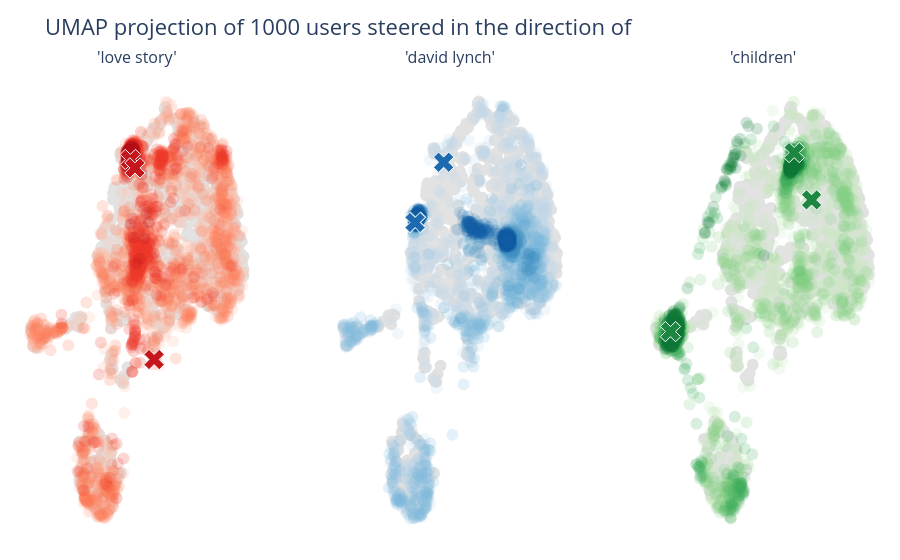

Source (notebook cell):
### Code cell
plot_umap_steering(
    user_embeddings=elsa_embeddings,
    item_embeddings=elsa.encoder.detach().cpu().numpy(),
    concepts=["love story", "david lynch", "children"],
    # concepts=tag_df.sample(3)["tag"].to_numpy(),
    sample_size=1000,
    intermediate_dim=32,
    n_neighbors=7,
    min_dist=0.1,
    metric="cosine",
    random_state=44,
)

### Figure 1 — Plotly figure (JSON) as saved in the notebook; plotly's stock layout.template omitted (floating-point values rounded to 4 significant figures; data arrays with more than 128 entries replaced by an {"elided": "..."} marker saying what was removed)
{"data": [{"marker": {"color": "#e2e2e2", "opacity": 1, "size": 12}, "mode": "markers", "type": "scatter", "x": {"elided": "1000 float values"}, "xaxis": "x", "y": {"elided": "1000 float values"}, "yaxis": "y"}, {"marker": {"color": "#e2e2e2", "opacity": 1, "size": 12}, "mode": "markers", "type": "scatter", "x": {"elided": "1000 float values"}, "xaxis": "x2", "y": {"elided": "1000 float values"}, "yaxis": "y2"}, {"marker": {"color": "#e2e2e2", "opacity": 1, "size": 12}, "mode": "markers", "type": "scatter", "x": {"elided": "1000 float values"}, "xaxis": "x3", "y": {"elided": "1000 float values"}, "yaxis": "y3"}, {"marker": {"color": "#fcb499", "opacity": 0.2, "size": 12}, "mode": "markers", "type": "scatter", "x": {"elided": "1000 float values"}, "xaxis": "x", "y": {"elided": "1000 float values"}, "yaxis": "y"}, {"marker": {"color": "#fb7858", "opacity": 0.2, "size": 12}, "mode": "markers", "type": "scatter", "x": {"elided": "1000 float values"}, "xaxis": "x", "y": {"elided": "1000 float values"}, "yaxis": "y"}, {"marker": {"color": "#ec382b", "opacity": 0.2, "size": 12}, "mode": "markers", "type": "scatter", "x": {"elided": "1000 float values"}, "xaxis": "x", "y": {"elided": "1000 float values"}, "yaxis": "y"}, {"marker": {"color": "#b61319", "opacity": 0.2, "size": 12}, "mode": "markers", "type": "scatter", "x": {"elided": "1000 float values"}, "xaxis": "x", "y": {"elided": "1000 float values"}, "yaxis": "y"}, {"marker": {"color": "#bfd8ed", "opacity": 0.2, "size": 12}, "mode": "markers", "type": "scatter", "x": {"elided": "1000 float values"}, "xaxis": "x2", "y": {"elided": "1000 float values"}, "yaxis": "y2"}, {"marker": {"color": "#7db8da", "opacity": 0.2, "size": 12}, "mode": "markers", "type": "scatter", "x": {"elided": "1000 float values"}, "xaxis": "x2", "y": {"elided": "1000 float values"}, "yaxis": "y2"}, {"marker": {"color": "#3f8fc5", "opacity": 0.2, "size": 12}, "mode": "markers", "type": "scatter", "x": {"elided": "1000 float values"}, "xaxis": "x2", "y": {"elided": "1000 float values"}, "yaxis": "y2"}, {"marker": {"color": "#135fa7", "opacity": 0.2, "size": 12}, "mode": "markers", "type": "scatter", "x": {"elided": "1000 float values"}, "xaxis": "x2", "y": {"elided": "1000 float values"}, "yaxis": "y2"}, {"marker": {"color": "#c1e6ba", "opacity": 0.2, "size": 12}, "mode": "markers", "type": "scatter", "x": {"elided": "1000 float values"}, "xaxis": "x3", "y": {"elided": "1000 float values"}, "yaxis": "y3"}, {"marker": {"color": "#84cc83", "opacity": 0.2, "size": 12}, "mode": "markers", "type": "scatter", "x": {"elided": "1000 float values"}, "xaxis": "x3", "y": {"elided": "1000 float values"}, "yaxis": "y3"}, {"marker": {"color": "#3fa85b", "opacity": 0.2, "size": 12}, "mode": "markers", "type": "scatter", "x": {"elided": "1000 float values"}, "xaxis": "x3", "y": {"elided": "1000 float values"}, "yaxis": "y3"}, {"marker": {"color": "#107a37", "opacity": 0.2, "size": 12}, "mode": "markers", "type": "scatter", "x": {"elided": "1000 float values"}, "xaxis": "x3", "y": {"elided": "1000 float values"}, "yaxis": "y3"}, {"hoverinfo": "text", "marker": {"color": "#c4161c", "line": {"color": "white", "width": 1}, "opacity": 1, "size": 18, "symbol": "x"}, "mode": "markers", "text": ["Léon: The Professional (a.k.a. The Professional) (Léon) (1994)", "Titanic (1997)", "Brokeback Mountain (2005)"], "type": "scatter", "x": [8.376, 6.881, 7.171], "xaxis": "x", "y": [1.454, 6.498, 6.284], "yaxis": "y"}, {"hoverinfo": "text", "marker": {"color": "#1c6bb0", "line": {"color": "white", "width": 1}, "opacity": 1, "size": 18, "symbol": "x"}, "mode": "markers", "text": ["Blue Velvet (1986)", "Eraserhead (1977)", "Mulholland Drive (2001)"], "type": "scatter", "x": [5.139, 6.892, 5.098], "xaxis": "x2", "y": [4.819, 6.313, 4.816], "yaxis": "y2"}, {"hoverinfo": "text", "marker": {"color": "#1d8640", "line": {"color": "white", "width": 1}, "opacity": 1, "size": 18, "symbol": "x"}, "mode": "markers", "text": ["Toy Story (1995)", "Spirited Away (Sen to Chihiro no kamikakushi) (2001)", "Finding Nemo (2003)"], "type": "scatter", "x": [1.528, 10.4, 9.305], "xaxis": "x3", "y": [2.103, 5.454, 6.658], "yaxis": "y3"}], "layout": {"annotations": [{"font": {"size": 16}, "showarrow": false, "text": "'love story'", "x": 0.1444, "xanchor": "center", "xref": "paper", "y": 1, "yanchor": "bottom", "yref": "paper"}, {"font": {"size": 16}, "showarrow": false, "text": "'david lynch'", "x": 0.5, "xanchor": "center", "xref": "paper", "y": 1, "yanchor": "bottom", "yref": "paper"}, {"font": {"size": 16}, "showarrow": false, "text": "'children'", "x": 0.8556, "xanchor": "center", "xref": "paper", "y": 1, "yanchor": "bottom", "yref": "paper"}], "font": {"size": 16}, "margin": {"b": 10, "l": 10, "r": 10, "t": 70}, "plot_bgcolor": "white", "showlegend": false, "title": {"text": "UMAP projection of 1000 users steered in the direction of "}, "xaxis": {"anchor": "y", "domain": [0, 0.2889], "visible": false}, "xaxis2": {"anchor": "y2", "domain": [0.3556, 0.6444], "visible": false}, "xaxis3": {"anchor": "y3", "domain": [0.7111, 1], "visible": false}, "yaxis": {"anchor": "x", "domain": [0, 1], "visible": false}, "yaxis2": {"anchor": "x2", "domain": [0, 1], "visible": false}, "yaxis3": {"anchor": "x3", "domain": [0, 1], "visible": false}}}
